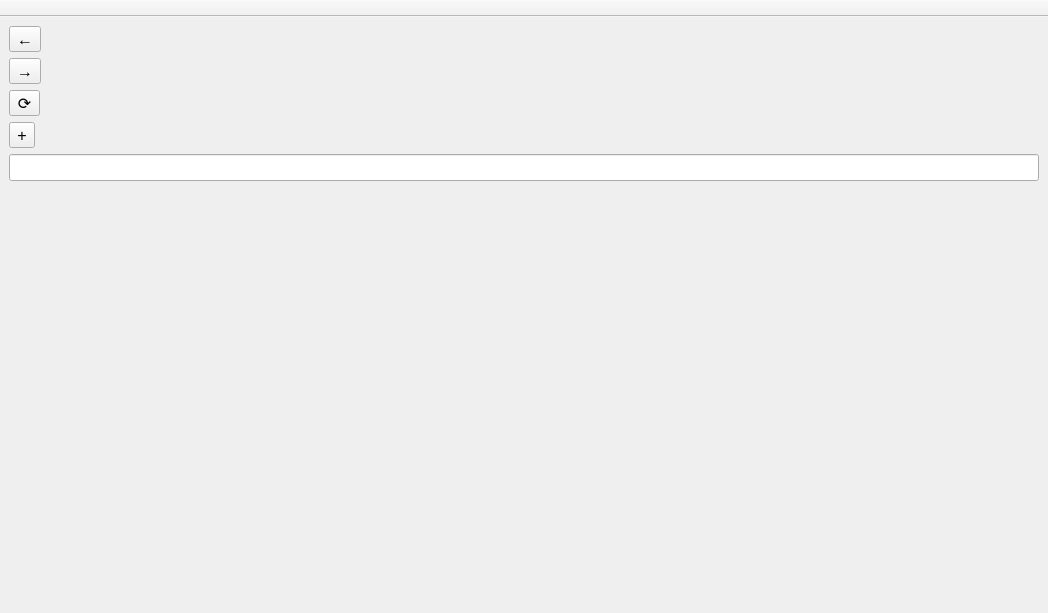
<?xml version="1.0" encoding="UTF-8"?>
<ui version="4.0">
 <class>MainWindow</class>
 <widget class="QMainWindow" name="MainWindow">
  <property name="geometry">
   <rect>
    <x>0</x>
    <y>0</y>
    <width>1048</width>
    <height>613</height>
   </rect>
  </property>
  <property name="windowTitle">
   <string>MainWindow</string>
  </property>
  <widget class="QWidget" name="centralwidget">
   <property name="layoutDirection">
    <enum>Qt::LeftToRight</enum>
   </property>
   <layout class="QVBoxLayout" name="verticalLayout">
    <item>
     <widget class="QToolButton" name="backward">
      <property name="font">
       <font>
        <pointsize>12</pointsize>
       </font>
      </property>
      <property name="text">
       <string>←</string>
      </property>
     </widget>
    </item>
    <item>
     <widget class="QToolButton" name="forward">
      <property name="font">
       <font>
        <pointsize>12</pointsize>
       </font>
      </property>
      <property name="text">
       <string>→</string>
      </property>
     </widget>
    </item>
    <item>
     <widget class="QToolButton" name="reload">
      <property name="font">
       <font>
        <pointsize>12</pointsize>
       </font>
      </property>
      <property name="text">
       <string>⟳</string>
      </property>
     </widget>
    </item>
    <item>
     <widget class="QToolButton" name="newtab">
      <property name="font">
       <font>
        <pointsize>12</pointsize>
       </font>
      </property>
      <property name="text">
       <string>+</string>
      </property>
     </widget>
    </item>
    <item>
     <widget class="QLineEdit" name="url">
      <property name="font">
       <font>
        <pointsize>12</pointsize>
       </font>
      </property>
     </widget>
    </item>
    <item>
     <widget class="QTabWidget" name="tabs">
      <property name="currentIndex">
       <number>-1</number>
      </property>
      <property name="documentMode">
       <bool>true</bool>
      </property>
      <property name="tabsClosable">
       <bool>true</bool>
      </property>
      <property name="movable">
       <bool>true</bool>
      </property>
     </widget>
    </item>
   </layout>
  </widget>
  <widget class="QToolBar" name="tb">
   <property name="windowTitle">
    <string>toolBar</string>
   </property>
   <property name="movable">
    <bool>false</bool>
   </property>
   <property name="floatable">
    <bool>false</bool>
   </property>
   <attribute name="toolBarArea">
    <enum>TopToolBarArea</enum>
   </attribute>
   <attribute name="toolBarBreak">
    <bool>false</bool>
   </attribute>
  </widget>
 </widget>
 <resources/>
 <connections>
  <connection>
   <sender>tabs</sender>
   <signal>tabCloseRequested(int)</signal>
   <receiver>tabs</receiver>
   <slot>removeTab(int)</slot>
   <hints>
    <hint type="sourcelabel">
     <x>483</x>
     <y>301</y>
    </hint>
    <hint type="destinationlabel">
     <x>483</x>
     <y>301</y>
    </hint>
   </hints>
  </connection>
 </connections>
</ui>
